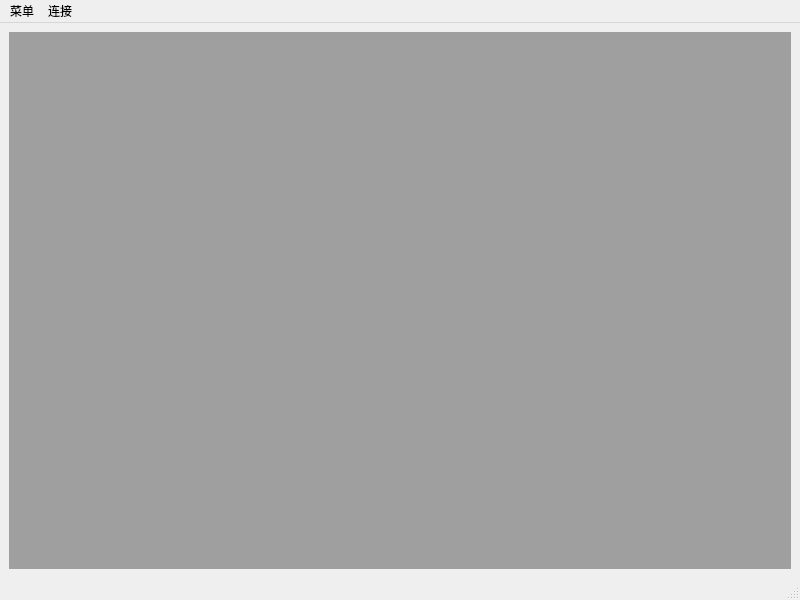
<?xml version="1.0" encoding="UTF-8"?>
<ui version="4.0">
 <class>MainWindow</class>
 <widget class="QMainWindow" name="MainWindow">
  <property name="geometry">
   <rect>
    <x>0</x>
    <y>0</y>
    <width>800</width>
    <height>600</height>
   </rect>
  </property>
  <property name="windowTitle">
   <string>客户端</string>
  </property>
  <widget class="QWidget" name="centralwidget">
   <layout class="QGridLayout" name="gridLayout">
    <item row="0" column="0">
     <widget class="QMdiArea" name="mdiArea"/>
    </item>
   </layout>
  </widget>
  <widget class="QMenuBar" name="menubar">
   <property name="geometry">
    <rect>
     <x>0</x>
     <y>0</y>
     <width>800</width>
     <height>23</height>
    </rect>
   </property>
   <widget class="QMenu" name="menu">
    <property name="title">
     <string>菜单</string>
    </property>
    <addaction name="actionopen"/>
    <addaction name="actionlog"/>
   </widget>
   <widget class="QMenu" name="menu_2">
    <property name="title">
     <string>连接</string>
    </property>
    <addaction name="actionconnect"/>
    <addaction name="actiondisconnect"/>
   </widget>
   <addaction name="menu"/>
   <addaction name="menu_2"/>
  </widget>
  <widget class="QStatusBar" name="statusbar"/>
  <action name="actionopen">
   <property name="text">
    <string>open</string>
   </property>
  </action>
  <action name="actionconnect">
   <property name="text">
    <string>connect</string>
   </property>
  </action>
  <action name="actionlog">
   <property name="text">
    <string>log</string>
   </property>
  </action>
  <action name="actiondisconnect">
   <property name="text">
    <string>disconnect</string>
   </property>
  </action>
 </widget>
 <resources/>
 <connections/>
</ui>
